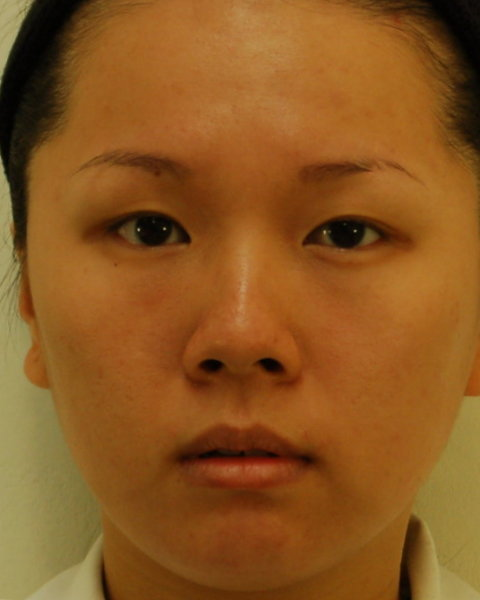
%> input picture FER Project/data/f04_dfh_nx.jpg, 480 x 600 px
$ octave hfe4orb.m   (GNU Octave 9; MATLAB toolbox functions it lacks are replaced by stand-ins)
%> lines starting %> are read from the running program, lines starting %| are printed output that depends on the picture
clear all; close all; clc;

Im = imread("f04_dfh_nx.jpg");
%> Im is the input picture: size 600x480x3 uint8; mean R, G, B 139.1, 86.8, 32.6
I = rgb2gray(Im);
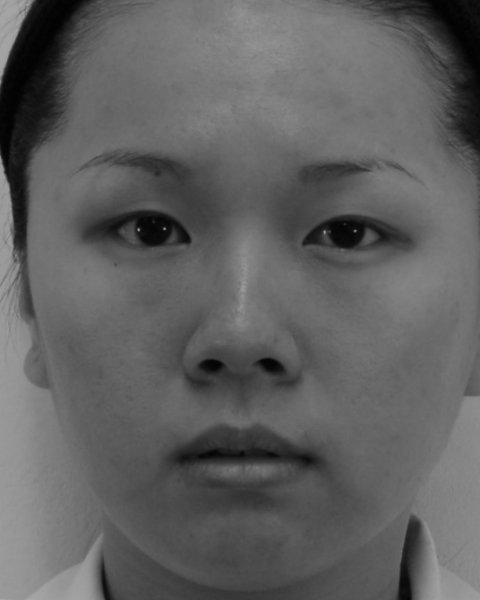
%> I: size 600x480 uint8; min 0, max 169, mean 96.3
points = detectORBFeatures(I);
%> points = 126 points; strongest (x, y): (139, 230), (165, 229), (325, 232), (356, 232), (139, 230)
I = histeq(I);
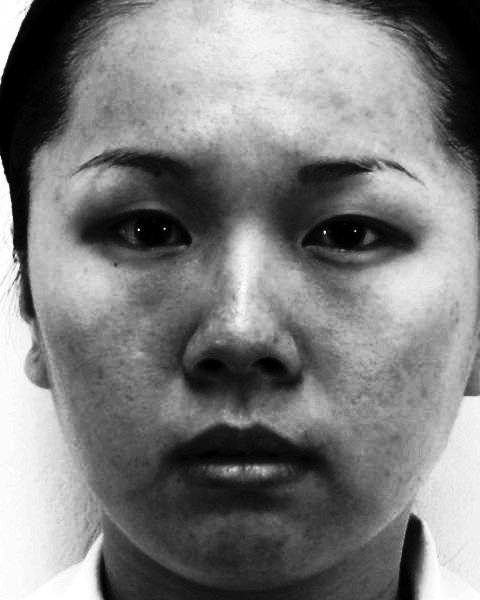
%> I: size 600x480 uint8; min 0, max 255, mean 127.1
points2 = detectORBFeatures(I);
%> points2 = 1139 points; strongest (x, y): (139, 230), (325, 233), (165, 229), (139, 230), (356, 232)


figure
imshow(I)
hold on
plot(points.selectStrongest(30), ShowScale=true)
hold on
plot(points2.selectStrongest(30), ShowScale=true)
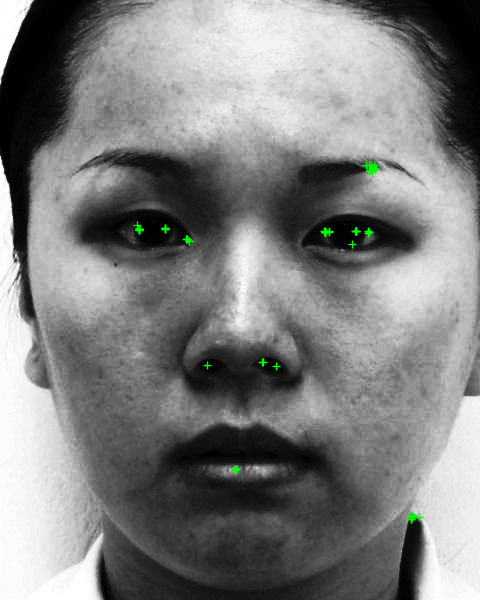
%> figure redrawn from the program's plot data

$ run again, with FER Project/data/anger.jpg copied over FER Project/data/f04_dfh_nx.jpg
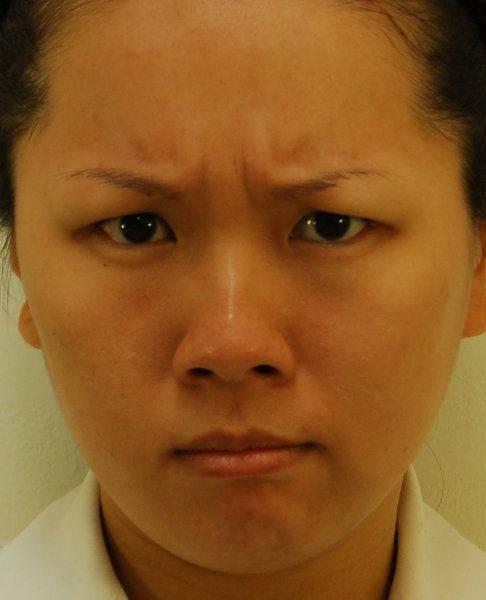
%> input picture FER Project/data/anger.jpg, 486 x 600 px
%> Im is the input picture: size 600x486x3 uint8; mean R, G, B 139.7, 90.1, 36.2
%> `I = rgb2gray(Im);`:
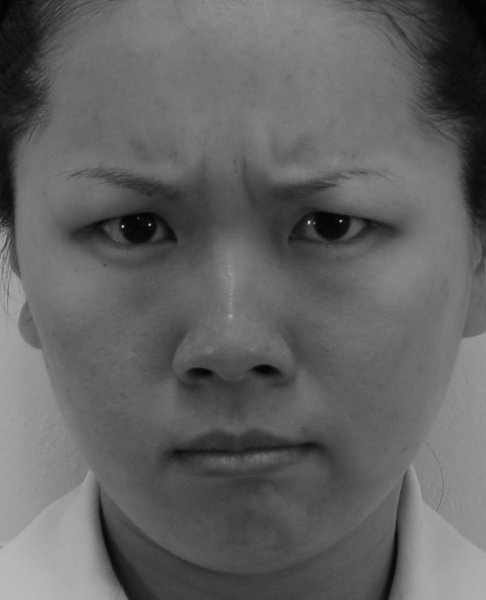
%> I: size 600x486 uint8; min 0, max 195, mean 98.8
%> points = 146 points; strongest (x, y): (123, 227), (309, 223), (341, 222), (150, 225), (309, 223)
%> points2 = 1056 points; strongest (x, y): (123, 227), (341, 222), (309, 223), (150, 225), (342, 222)
%> `plot(points2.selectStrongest(30), ShowScale=true)`:
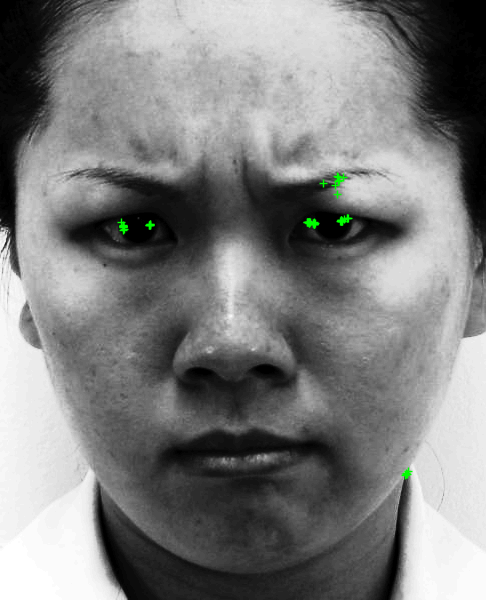
%> figure redrawn from the program's plot data

$ run again, with FER Project/data/contempt2.jpg copied over FER Project/data/f04_dfh_nx.jpg
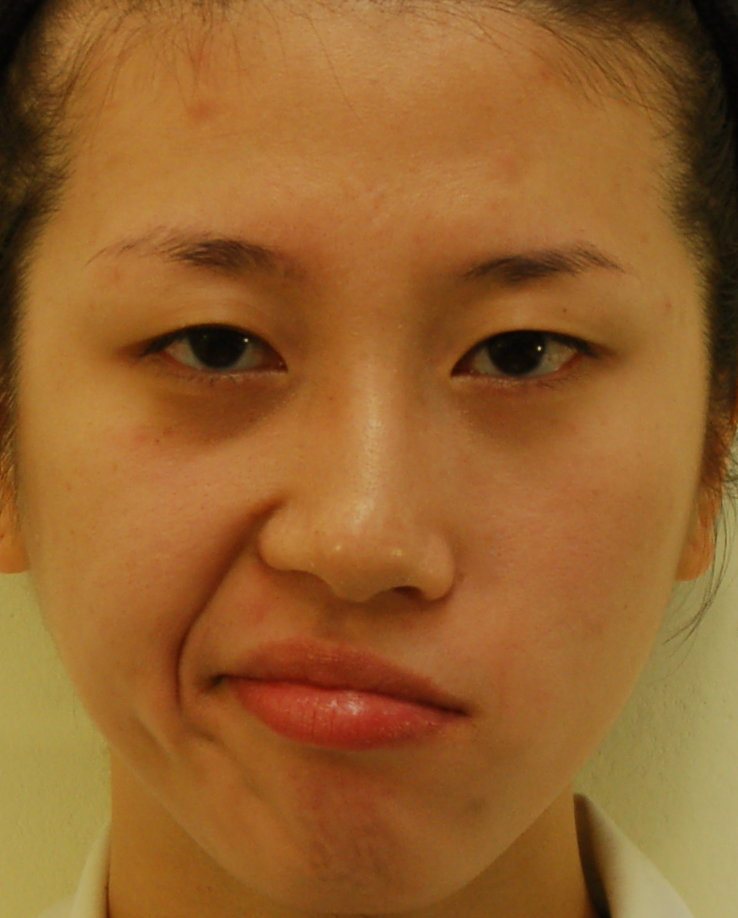
%> input picture FER Project/data/contempt2.jpg, 738 x 918 px
%> Im is the input picture: size 918x738x3 uint8; mean R, G, B 150.5, 98.2, 44.7
%> `I = rgb2gray(Im);`:
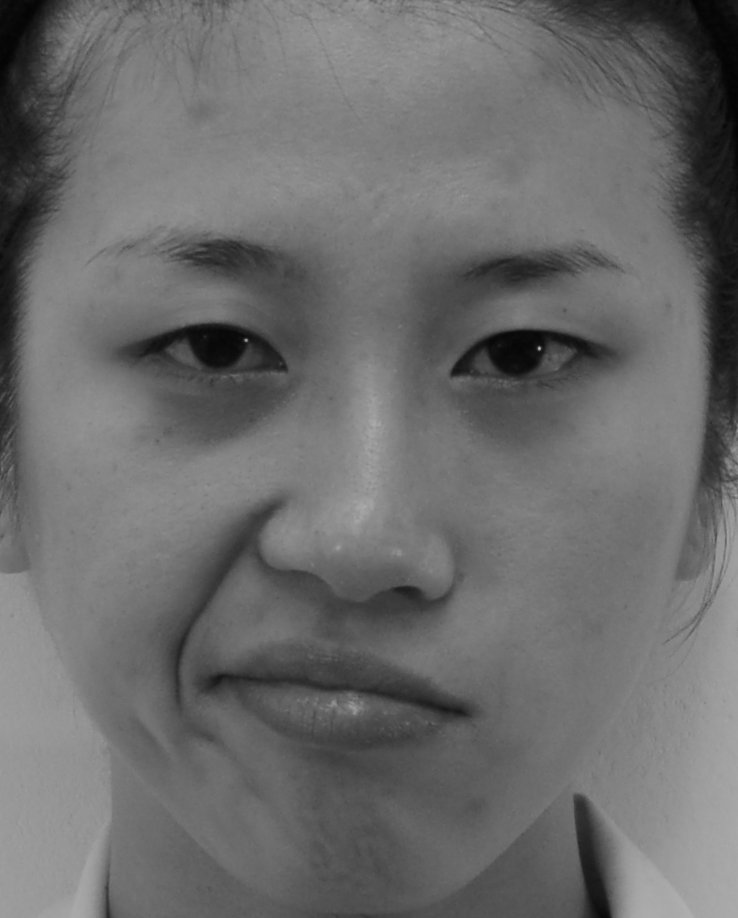
%> I: size 918x738 uint8; min 2, max 191, mean 107.8
%> points = 115 points; strongest (x, y): (540, 349), (540, 349), (246, 341), (540, 349), (247, 341)
%> points2 = 3993 points; strongest (x, y): (540, 349), (247, 341), (540, 349), (247, 341), (540, 349)
%> `plot(points2.selectStrongest(30), ShowScale=true)`:
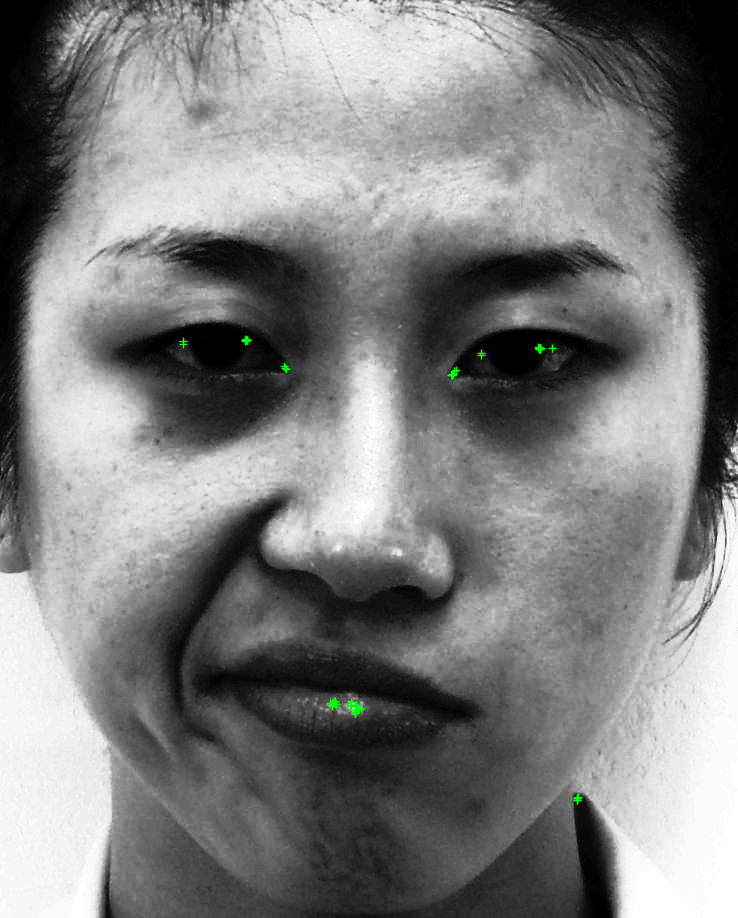
%> figure redrawn from the program's plot data
